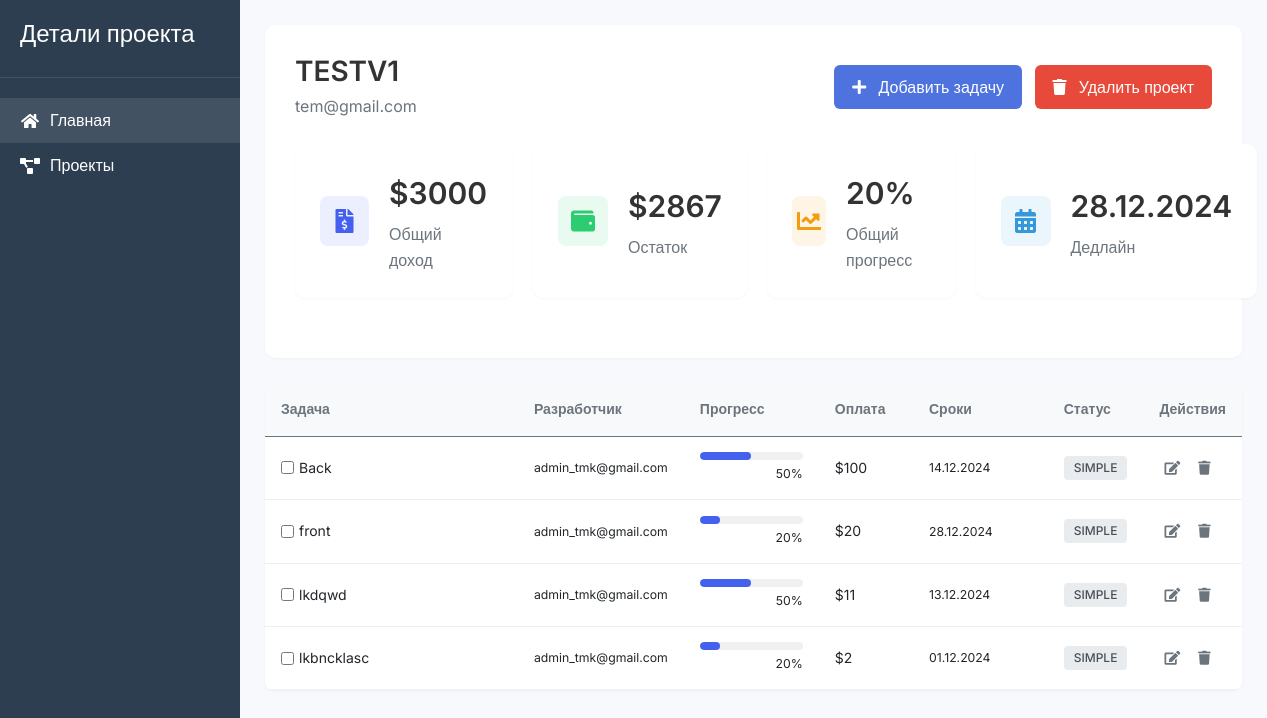
Page /job_details/1/ on the committed database.
### fin_app_v2/models.py (models this page shows, shortened)
class Job(models.Model):
    title = models.CharField(max_length=100)
    client_email = models.EmailField(unique=True)
    client_password = models.CharField(max_length=100)
    over_all_income = models.PositiveIntegerField(default=0)  # Total income for the job
    created_at = models.DateTimeField(auto_now_add=True)  # Add this field
    def get_overall_progress(self):
        total_percentage = 0
        total_weight = 0
        tasks = self.tasks.all()  # если related_name не задан, используйте _set
        for task in tasks:
            total_percentage += task.progress * (task.task_percentage / 100)
            total_weight += task.task_percentage
        if total_weight > 0:
            overall_progress = (total_percentage / total_weight) * 100
        else:
            overall_progress = 0
        return round(overall_progress)

class Task(models.Model):
    TASK_TYPE_CHOICES = [
        ('SIMPLE', 'Простая задача'),
        ('PATPIS', 'Повторяющаяся задача')
    ]
    job = models.ForeignKey(Job, on_delete=models.CASCADE, related_name='tasks')
    title = models.CharField(max_length=100)
    hours = models.PositiveIntegerField(default=1)
    description = models.TextField()
    assigned_users = models.ManyToManyField(User, related_name='developer_tasks')
    task_percentage = models.PositiveIntegerField()
    progress = models.PositiveIntegerField(default=0)
    start_date = models.DateField(auto_now_add=True, null=True)
    deadline = models.DateField(null=True, blank=True)
    feedback = models.TextField(blank=True, null=True)
    money_for_task = models.PositiveIntegerField(default=0)
    paid = models.BooleanField(default=False)
    task_type = models.CharField(
        max_length=7,
        choices=TASK_TYPE_CHOICES,
        default='SIMPLE'
    )
    confirmed = models.BooleanField(default=False)
    confirmation_date = models.DateTimeField(null=True, blank=True)
    confirmed_by = models.ForeignKey(
        User,
        on_delete=models.SET_NULL,
        null=True,
        blank=True,
        related_name='confirmed_tasks'
    )

### fin_app_v2/views.py (the view, shortened to what this page needs)
# urls.py: path('job_details/<int:job_id>/', views.job_details, name='job_details'),
def job_details(request, job_id):
    job = get_object_or_404(Job.objects.select_related(), id=job_id)
    regular_tasks = Task.objects.filter(job=job, task_type__in=['SIMPLE', 'MONTHLY']).select_related()
    follow_tasks = Task.objects.filter(job=job, task_type='PATPIS').select_related()
    from django.db.models import Min, Max, Sum
    regular_paginator = Paginator(regular_tasks, 10)  # Show 10 tasks per page
    regular_page_number = request.GET.get('page')
    page_regular_tasks = regular_paginator.get_page(regular_page_number)
    follow_paginator = Paginator(follow_tasks, 10)  # Show 10 tasks per page
    follow_page_number = request.GET.get('follow_page')
    page_follow_tasks = follow_paginator.get_page(follow_page_number)
    task_stats = Task.objects.filter(job=job).aggregate(
        latest_deadline=Max('deadline'),
        total_payment=Sum('money_for_task')
    )
    latest_deadline = task_stats['latest_deadline']
    total_task_payment = task_stats['total_payment'] or 0
    overall_progress = job.get_overall_progress() if job.get_overall_progress() else 0
    remaining_income = job.over_all_income - total_task_payment
    all_months = []
    task_groups = {}
    task_matrix = []
    return render(request, 'job_details.html', {
        'job': job,
        'regular_tasks': page_regular_tasks,
        'follow_tasks': page_follow_tasks,
        'latest_deadline': latest_deadline,
        'overall_progress': overall_progress,
        'total_task_payment': total_task_payment,
        'remaining_income': remaining_income,
        'show_follow_tasks': follow_tasks.exists(),
        'all_months': all_months,
        'task_matrix': task_matrix,
    })

### templates/job_details.html (shortened to what this page needs)
{% load static %}
<!DOCTYPE html>
<html lang="en">
<head>
    <link href="https://cdn.jsdelivr.net/npm/bootstrap@5.0.2/dist/css/bootstrap.min.css" rel="stylesheet">
    <link rel="stylesheet" href="https://cdnjs.cloudflare.com/ajax/libs/font-awesome/5.15.3/css/all.min.css">
</head>
<body>
    <div class="container-fluid">
        <aside class="sidebar d-none d-md-block">
            <div class="sidebar-title">
                <h4>Детали проекта</h4>
            </div>
            <ul class="sidebar-menu">
                <li class="active"><i class="fas fa-home"></i> Главная</li>
                <li><i class="fas fa-project-diagram"></i> Проекты</li>
            </ul>
        </aside>
        <div class="content-wrapper">
            <div class="main-content">
                <div class="project-header">
                    <div class="project-title-section">
                        <div>
                            <h2 class="project-title">{{ job.title }}</h2>
                            <div class="project-email">{{ job.client_email }}</div>
                        </div>
                        <div>
                            <a href="{% url 'add_task_to_job' job.id %}" class="btn btn-add">
                                <i class="fas fa-plus me-2"></i> Добавить задачу
                            </a>
                            <form method="post" action="{% url 'delete_job' job.id %}" class="d-inline" onsubmit="return confirm('Are you sure you want to delete this project? This action cannot be undone.');">
                                <button type="submit" class="btn btn-delete ms-2">
                                    <i class="fas fa-trash me-2"></i> Удалить проект
                                </button>
                            </form>
                        </div>
                    </div>
                    <div class="stats-row">
                        <div class="stat-card">
                            <div class="stat-icon blue-icon">
                                <i class="fas fa-file-invoice-dollar"></i>
                            </div>
                            <div>
                                <div class="stat-value">${{ job.over_all_income }}</div>
                                <div class="stat-label">Общий доход</div>
                            </div>
                        </div>
                        <div class="stat-card">
                            <div class="stat-icon green-icon">
                                <i class="fas fa-wallet"></i>
                            </div>
                            <div>
                                <div class="stat-value">${{ remaining_income }}</div>
                                <div class="stat-label">Остаток</div>
                            </div>
                        </div>
                        <div class="stat-card">
                            <div class="stat-icon orange-icon">
                                <i class="fas fa-chart-line"></i>
                            </div>
                            <div>
                                <div class="stat-value">{{ overall_progress }}%</div>
                                <div class="stat-label">Общий прогресс</div>
                            </div>
                        </div>
                        <div class="stat-card">
                            <div class="stat-icon aqua-icon">
                                <i class="fas fa-calendar-alt"></i>
                            </div>
                            <div>
                                <div class="stat-value">{{ latest_deadline|date:"d.m.Y" }}</div>
                                <div class="stat-label">Дедлайн</div>
                            </div>
                        </div>
                    </div>
                </div>
                <div class="table-card" id="list-view">
                    <table class="table">
                        <thead>
                            <tr>
                                <th style="width: 30%">Задача</th>
                                <th style="width: 15%">Разработчик</th>
                                <th style="width: 15%">Прогресс</th>
                                <th style="width: 10%">Оплата</th>
                                <th style="width: 15%">Сроки</th>
                                <th style="width: 8%">Статус</th>
                                <th style="width: 7%">Действия</th>
                            </tr>
                        </thead>
                        <tbody>
                            {% for task in regular_tasks %}
                            <tr>
                                <td>
                                    <div class="d-flex align-items-center">
                                        <input type="checkbox" class="task-checkbox" {% if task.progress == 100 %}checked{% endif %}>
                                        {{ task.title }}
                                    </div>
                                </td>
                                <td>
                                    {% for user in task.assigned_users.all %}
                                    <div class="small">{{ user.email }}</div>
                                    {% empty %}
                                    <span class="text-muted small">Не назначено</span>
                                    {% endfor %}
                                </td>
                                <td>
                                    <div class="progress {% if task.progress == 100 %}progress-complete{% endif %}">
                                        <div class="progress-bar" role="progressbar"
                                             style="width: {{ task.progress }}%;"
                                             aria-valuenow="{{ task.progress }}"
                                             aria-valuemin="0"
                                             aria-valuemax="100"></div>
                                    </div>
                                    <div class="text-end small mt-1">{{ task.progress }}%</div>
                                </td>
                                <td>${{ task.money_for_task }}</td>
                                <td>
                                    {% if task.deadline %}
                                    <div class="small">{{ task.deadline|date:"d.m.Y" }}</div>
                                    {% else %}
                                    <span class="text-muted small">Нет дедлайна</span>
                                    {% endif %}
                                </td>
                                <td>
                                    {% if task.task_type == 'SIMPLE' %}
                                        <span class="badge badge-simple">SIMPLE</span>
                                    {% elif task.task_type == 'MONTHLY' %}
                                        <span class="badge badge-simple">MONTHLY</span>
                                    {% endif %}
                                </td>
                                <td>
                                    <div class="d-flex">
                                        <a href="{% url 'edit_task' task.id %}" class="action-btn me-2" title="Edit Task">
                                            <i class="fas fa-edit"></i>
                                        </a>
                                        <form method="post" action="{% url 'delete_task' task.id %}"
                                              onsubmit="return confirm('Are you sure you want to delete this task?');" class="d-inline">
                                            <button type="submit" class="action-btn delete-btn" title="Delete Task">
                                                <i class="fas fa-trash"></i>
                                            </button>
                                        </form>
                                    </div>
                                </td>
                            </tr>
                            {% endfor %}
                        </tbody>
                    </table>
                </div>
            </div>
        </div>
    </div>
</body>
</html>

### templates/job_details.html (style rules this page uses)
:root { --primary-blue: #4361ee; --light-gray: #f8f9fc; --dark-text: #333; --medium-gray: #6c757d; --success-green: #2ecc71; --danger-red: #e74c3c; --border-color: #e0e0e0; --light-border: #efefef; }
body { font-family: 'Inter', sans-serif; background-color: var(--light-gray); color: var(--dark-text); line-height: 1.6; }
.container-fluid { padding: 0; }
.main-content { padding: 25px; max-width: 1200px; margin: 0 auto; }
.sidebar { background-color: #2c3e50; color: white; min-height: 100vh; width: 240px; position: fixed; left: 0; top: 0; padding: 20px 0; }
.sidebar-title { padding: 0 20px 20px; border-bottom: 1px solid rgba(255, 255, 255, 0.1); margin-bottom: 20px; }
.sidebar-menu { list-style: none; padding: 0; margin: 0; }
.sidebar-menu li { padding: 10px 20px; display: flex; align-items: center; }
.sidebar-menu li i { margin-right: 10px; width: 20px; text-align: center; }
.sidebar-menu li.active { background-color: rgba(255, 255, 255, 0.1); }
.content-wrapper { margin-left: 240px; min-height: 100vh; }
.project-header { background-color: white; padding: 30px; border-radius: 10px; box-shadow: 0 1px 3px rgba(0, 0, 0, 0.04); margin-bottom: 25px; }
.project-title-section { display: flex; justify-content: space-between; align-items: center; margin-bottom: 25px; }
.project-title { font-weight: 600; font-size: 28px; margin-bottom: 5px; }
.project-email { color: var(--medium-gray); font-size: 16px; }
.stats-row { display: flex; gap: 20px; margin-bottom: 30px; }
.stat-card { background-color: white; border-radius: 10px; padding: 25px; box-shadow: 0 1px 3px rgba(0, 0, 0, 0.04); flex: 1; display: flex; align-items: center; }
.stat-icon { width: 50px; height: 50px; margin-right: 20px; display: flex; align-items: center; justify-content: center; border-radius: 8px; font-size: 24px; }
.blue-icon { background-color: rgba(67, 97, 238, 0.1); color: var(--primary-blue); }
.green-icon { background-color: rgba(46, 204, 113, 0.1); color: var(--success-green); }
.orange-icon { background-color: rgba(243, 156, 18, 0.1); color: #f39c12; }
.aqua-icon { background-color: rgba(52, 152, 219, 0.1); color: #3498db; }
.stat-value { font-size: 30px; font-weight: 600; margin-bottom: 5px; }
.stat-label { color: var(--medium-gray); font-size: 16px; }
.btn { padding: 10px 18px; border-radius: 6px; font-weight: 500; font-size: 16px; }
.btn-add { background-color: #4e73df; color: white; border: none; }
.btn-delete { background-color: #e74a3b; color: white; border: none; }
.table-card { background-color: white; border-radius: 8px; box-shadow: 0 1px 3px rgba(0, 0, 0, 0.04); overflow: hidden; margin-bottom: 30px; }
.table { margin-bottom: 0; }
.table th { font-weight: 600; background-color: #f8f9fa; border-top: none; border-bottom: 1px solid var(--light-border); padding: 15px 16px; color: var(--medium-gray); font-size: 14px; }
.table td { padding: 15px 16px; vertical-align: middle; border-color: var(--light-border); font-size: 14px; }
.progress { height: 8px; background-color: #f0f0f0; border-radius: 4px; }
.progress-bar { background-color: var(--primary-blue); border-radius: 4px; }
.badge { padding: 6px 10px; font-weight: 500; font-size: 12px; border-radius: 4px; }
.badge-simple { background-color: #e9ecef; color: #495057; }
.action-btn { color: var(--medium-gray); background: none; border: none; cursor: pointer; padding: 5px; transition: color 0.2s; }
.task-checkbox { margin-right: 5px; }

### rows in the picture
Job: title "TESTV1", client_email "tem@gmail.com", over_all_income "3000"
Task: title "Back", progress "50", money_for_task "100", deadline "14.12.2024", task_type "SIMPLE"
Task: title "front", progress "20", money_for_task "20", deadline "28.12.2024", task_type "SIMPLE"
Task: title "lkdqwd", progress "50", money_for_task "11", deadline "13.12.2024", task_type "SIMPLE"
Task: title "lkbncklasc", progress "20", money_for_task "2", deadline "01.12.2024", task_type "SIMPLE"

### other values in the picture
{{ remaining_income }} "2867"
{{ overall_progress }} "20"
{{ latest_deadline|date:"d.m.Y" }} "28.12.2024"
{{ user.email }} "admin_tmk@gmail.com"
